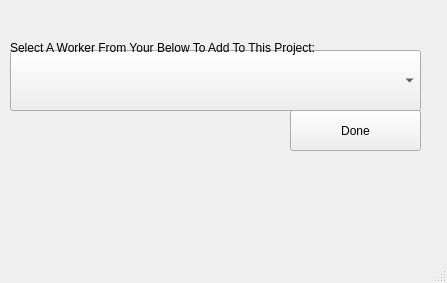
<?xml version="1.0" encoding="UTF-8"?>
<ui version="4.0">
 <class>MainWindow</class>
 <widget class="QMainWindow" name="MainWindow">
  <property name="geometry">
   <rect>
    <x>0</x>
    <y>0</y>
    <width>447</width>
    <height>283</height>
   </rect>
  </property>
  <property name="windowTitle">
   <string>Assign New Worker To Project</string>
  </property>
  <widget class="QWidget" name="centralwidget">
   <widget class="QComboBox" name="workers">
    <property name="geometry">
     <rect>
      <x>10</x>
      <y>50</y>
      <width>411</width>
      <height>61</height>
     </rect>
    </property>
   </widget>
   <widget class="QLabel" name="label">
    <property name="geometry">
     <rect>
      <x>10</x>
      <y>40</y>
      <width>351</width>
      <height>16</height>
     </rect>
    </property>
    <property name="text">
     <string>Select A Worker From Your Below To Add To This Project:</string>
    </property>
   </widget>
   <widget class="QPushButton" name="addWorkerDoneBtn">
    <property name="geometry">
     <rect>
      <x>290</x>
      <y>110</y>
      <width>131</width>
      <height>41</height>
     </rect>
    </property>
    <property name="text">
     <string>Done</string>
    </property>
   </widget>
  </widget>
  <widget class="QMenuBar" name="menubar">
   <property name="geometry">
    <rect>
     <x>0</x>
     <y>0</y>
     <width>447</width>
     <height>36</height>
    </rect>
   </property>
  </widget>
  <widget class="QStatusBar" name="statusbar"/>
 </widget>
 <resources/>
 <connections/>
</ui>
